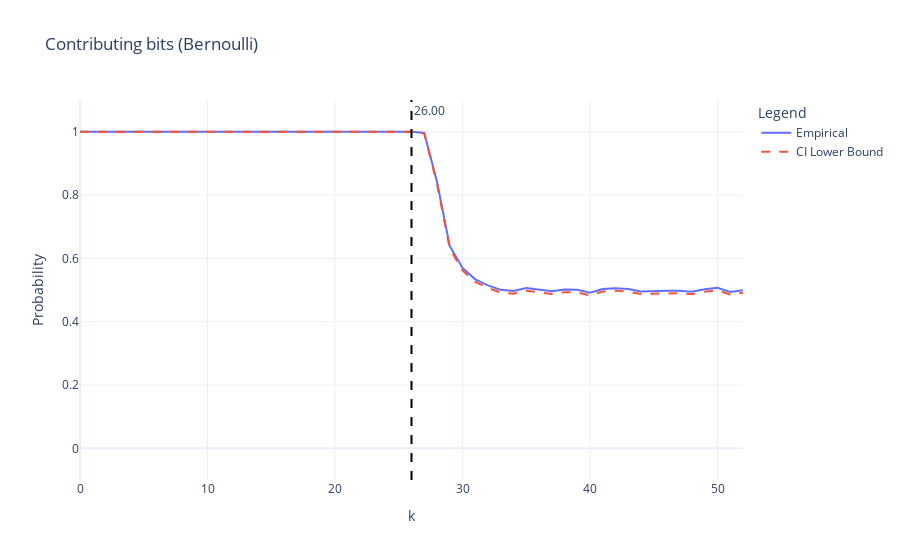

Notebook cell for this chart:
### Markdown cell above
### Contributing Bits

### Code cell
do_bernoulli_analysis(kth_contributing, Z.size, alpha, "Contributing")

### Figure 1 — Plotly figure (JSON) as saved in the notebook; plotly's stock layout.template omitted (floating-point values rounded to 4 significant figures)
{"data": [{"mode": "lines", "name": "Empirical", "type": "scatter", "x": [0, 1, 2, 3, 4, 5, 6, 7, 8, 9, 10, 11, 12, 13, 14, 15, 16, 17, 18, 19, 20, 21, 22, 23, 24, 25, 26, 27, 28, 29, 30, 31, 32, 33, 34, 35, 36, 37, 38, 39, 40, 41, 42, 43, 44, 45, 46, 47, 48, 49, 50, 51, 52], "y": [1.0, 1.0, 1.0, 1.0, 1.0, 1.0, 1.0, 1.0, 1.0, 1.0, 1.0, 1.0, 1.0, 1.0, 1.0, 1.0, 1.0, 1.0, 1.0, 1.0, 1.0, 1.0, 1.0, 1.0, 1.0, 1.0, 1.0, 0.9957, 0.8418, 0.6393, 0.5698, 0.5337, 0.5147, 0.5005, 0.4966, 0.5059, 0.5018, 0.4958, 0.5015, 0.5004, 0.4911, 0.5034, 0.5059, 0.5028, 0.4954, 0.4972, 0.4975, 0.4976, 0.4948, 0.5025, 0.5073, 0.4939, 0.4996]}, {"line": {"dash": "dash"}, "mode": "lines", "name": "CI Lower Bound", "type": "scatter", "x": [0, 1, 2, 3, 4, 5, 6, 7, 8, 9, 10, 11, 12, 13, 14, 15, 16, 17, 18, 19, 20, 21, 22, 23, 24, 25, 26, 27, 28, 29, 30, 31, 32, 33, 34, 35, 36, 37, 38, 39, 40, 41, 42, 43, 44, 45, 46, 47, 48, 49, 50, 51, 52], "y": [0.9997, 0.9997, 0.9997, 0.9997, 0.9997, 0.9997, 0.9997, 0.9997, 0.9997, 0.9997, 0.9997, 0.9997, 0.9997, 0.9997, 0.9997, 0.9997, 0.9997, 0.9997, 0.9997, 0.9997, 0.9997, 0.9997, 0.9997, 0.9997, 0.9997, 0.9997, 0.9997, 0.9944, 0.8357, 0.6313, 0.5616, 0.5255, 0.5065, 0.4923, 0.4884, 0.4977, 0.4936, 0.4876, 0.4933, 0.4922, 0.4829, 0.4952, 0.4977, 0.4946, 0.4872, 0.489, 0.4893, 0.4894, 0.4866, 0.4943, 0.4991, 0.4857, 0.4914]}], "layout": {"annotations": [{"showarrow": false, "text": "26.00", "x": 26, "xanchor": "left", "xref": "x", "y": 1, "yanchor": "top", "yref": "y domain"}], "legend": {"title": {"text": "Legend"}}, "shapes": [{"line": {"color": "black", "dash": "dash", "width": 2}, "name": "kth bit", "type": "line", "x0": 26, "x1": 26, "xref": "x", "y0": 0, "y1": 1, "yref": "y domain"}], "title": {"text": "Contributing bits (Bernoulli)"}, "xaxis": {"title": {"text": "k"}}, "yaxis": {"range": [-0.1, 1.1], "title": {"text": "Probability"}}}}
